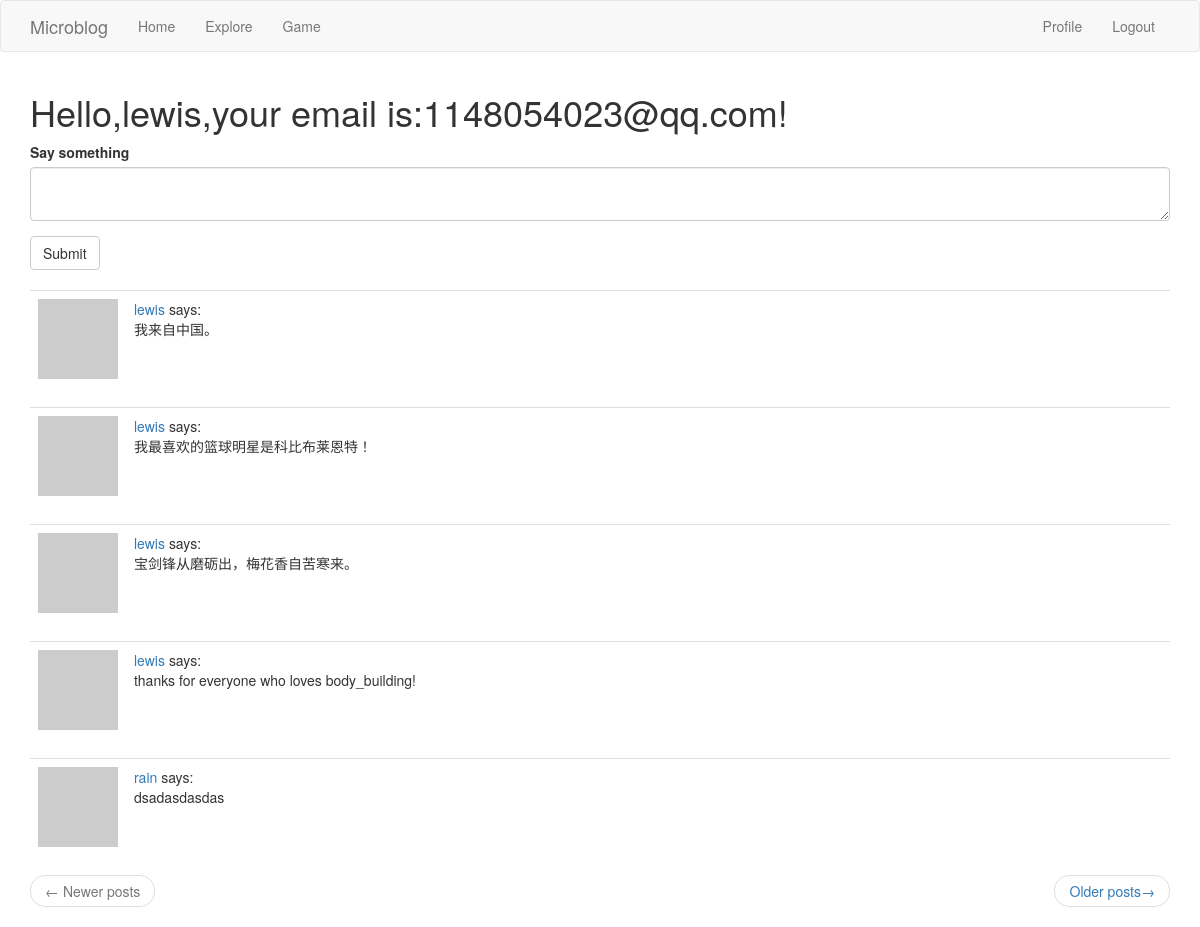
The app's page /index (signed in) with its own data.
### app/models.py (models this page shows, shortened)
class User(UserMixin,db.Model):
    id = db.Column(db.Integer, primary_key=True)
    username = db.Column(db.String(64), index=True,unique=True)
    email = db.Column(db.String(120), index=True,unique=True)
    password_hash = db.Column(db.String(128))
    posts = db.relationship('Post',backref='author',lazy='dynamic')
    about_me = db.Column(db.String(140))
    last_seen = db.Column(db.DateTime,default=datetime.utcnow)
    followed = db.relationship(
        'User',
        secondary = followers,
        primaryjoin = (followers.c.follower_id==id),
        secondaryjoin = (followers.c.followed_id==id),
        backref = db.backref('followers',lazy='dynamic'),
        lazy='dynamic'
        )
    def avatar(self,size):
        digest = md5(self.email.lower().encode('utf-8')).hexdigest()
        return 'https://www.gravatar.com/avatar/{}?d=identicon&s={}'.format(digest,size)
    def followed_posts(self):
        followed_posts =  Post.query.join(
            followers,(followers.c.followed_id==Post.user_id)).filter(
                    followers.c.follower_id==self.id)
        own = Post.query.filter_by(user_id = self.id)
        return followed_posts.union(own).order_by(Post.timestamp.desc())

class Post(db.Model):
    id = db.Column(db.Integer,primary_key=True)
    body = db.Column(db.String(140))
    timestamp = db.Column(db.DateTime,index=True,default=datetime.utcnow)
    user_id = db.Column(db.Integer,db.ForeignKey('user.id'))

### app/routes.py (the view)
@app.route('/',methods=['GET','POST'])
@app.route('/index',methods=['GET','POST'])
@login_required
def index():
    form = PostForm()
    if form.validate_on_submit():
        post = Post(body=form.post.data,author=current_user)
        db.session.add(post)
        db.session.commit()
        flash('Your post is now live!')
        return redirect(url_for('index'))
    page = request.args.get('page',1,type=int)
    posts = current_user.followed_posts().paginate(page,app.config['POSTS_PER_PAGE'],False)
    next_url = url_for('index',page=posts.next_num) if posts.has_next else None
    prev_url = url_for('index',page=posts.prev_num) if posts.has_prev else None
    return render_template('index.html',title='Home Page',form=form,posts=posts.items,next_url=next_url,prev_url=prev_url)

### app/forms.py
class PostForm(FlaskForm):
    post = TextAreaField('Say something',validators=[DataRequired(),Length(min=1,max=140)])
    submit = SubmitField('Submit')

### app/models.py (called while the page is built)
@login.user_loader
def load_user(id):
    return User.query.get(int(id))

### app/routes.py (called while the page is built)
@app.before_request
def before_request():
    if current_user.is_authenticated:
        current_user.last_seen = datetime.utcnow()
        db.session.commit()

### app/templates/index.html
{% extends "base.html"%}
{% import 'bootstrap/wtf.html' as wtf %}
{% block app_content %}
	<h1>Hello,{{current_user.username}},your email is:{{current_user.email}}!</h1>
	{% if form %}
        {{ wtf.quick_form(form) }}
	<br>
	{% endif %}
	{% for post in posts %}
		{% include '_post.html' %}
	{% endfor %}
	<nav aria-label="...">
		<ul class="pager">
			<li class="previous{% if not prev_url %} disabled{% endif %}">
				<a href="{{ prev_url or '#' }}">
					<span aria-hidden="true">&larr;</span> Newer posts
				</a>
			</li>
			<li class="next{% if not next_url %} disabled{% endif %}">
				<a href="{{ next_url or '#' }}">
					Older posts<span aria-hidden="true">&rarr;</span>
				</a>
			</li>
		</ul>
	</nav>
{% endblock %}

### app/templates/_post.html
<table class="table table-hover">
	<tr>
		<td width="70px">
			<a href="{{ url_for('user',username=post.author.username) }}">
				<img src="{{ post.author.avatar(70) }}">
			</a>
		</td>
		<td>
			<a href="{{ url_for('user',username=post.author.username) }}">{{ post.author.username }}</a> says: <br>{{ post.body }}
		</td>
        </tr>
</table>

### records on screen
User: username "lewis", email "1148054023@qq.com"
Post: author.username "lewis", body "我来自中国。"
Post: author.username "lewis", body "我最喜欢的篮球明星是科比布莱恩特！"
Post: author.username "lewis", body "宝剑锋从磨砺出，梅花香自苦寒来。"
Post: author.username "lewis", body "thanks for everyone who loves body_building!"
Post: author.username "rain", body "dsadasdasdas"
